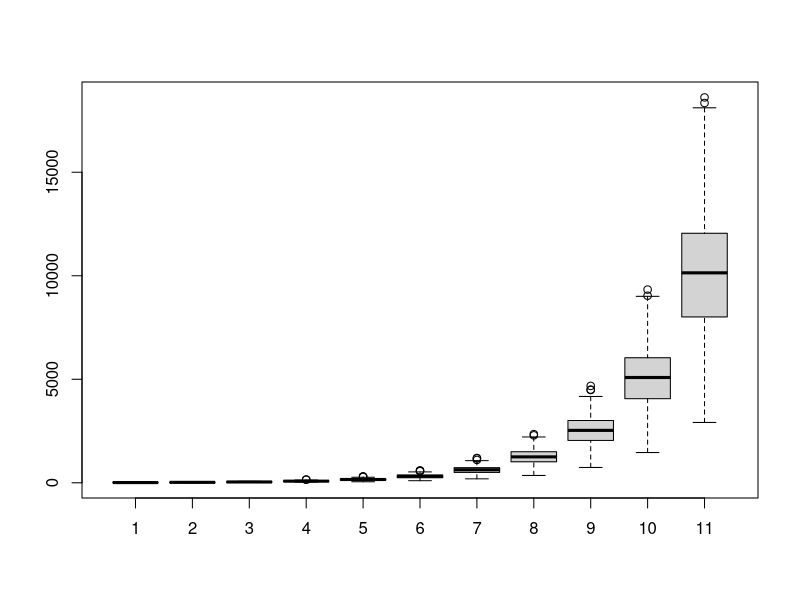

This chart was generated by the following R code:
## ---- chunk 1
knitr::opts_chunk$set(echo = TRUE)
## ---- chunk 2

nsim<-10000
x<-rnorm(nsim)
x3<-x^3
mean(x3)
sd(x3)

## ---- chunk 3

Get_Trajectory<-function(){
  n_current_case<-10
  n_case_trajectory<-rep(0,11)
  n_case_trajectory[1]<-10
  for(i in 1:10){
    n_contact<-rpois(n_current_case,10)  
    n_new_case<-rbinom(n_current_case,n_contact, 0.2)
    n_current_case<-sum(n_new_case)
    n_case_trajectory[i+1]<-n_current_case
  }
  return(n_case_trajectory)
}

nsim<-100
out.all<-NULL
for(i in 1:nsim){
  out.all<-rbind(out.all, Get_Trajectory())
}

boxplot(out.all)

# Mean and se at 50 days
mean(out.all[,11])
sd(out.all[,11])
